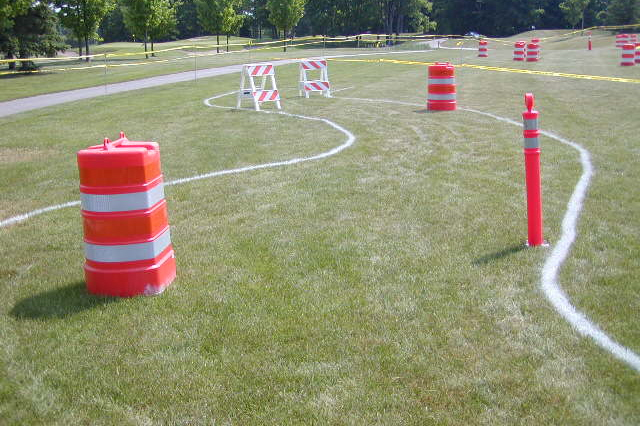
#> input picture vision/src/lane_detection_test/igvc_lanes.jpg, 640 x 426 px
$ python image_lane_detection_test.py
#> lines starting #> are read from the running program, lines starting #| are printed output that depends on the picture; after the words box and inside, x2 and y2 are one past the last pixel; in counts of white or black regions, pixels touching at a corner belong together
###This is a test for lane detection using a still image and openCV
## Created by: Daniel Diamont
## Created: 2/15/2018
## Last: 2/16/2018

## TODO:
# 1) Test this on different images
# 2) Select a capture rate that does not produce too much overhead (2-5 Hz)
# 3) Remove line drawing code
# 4) Merge mask operations to reduce time complexity

##import openCV packages, numpy, and timeit for testing
import cv2
import numpy as np
import timeit
import matplotlib.pyplot as plt


def compute_perspective_transform(binary_image):
    # Define 4 source and 4 destination points = np.float32([[,],[,],[,],[,]])
    shape = binary_image.shape[::-1]  # (width,height)
    w = shape[0]
    h = shape[1]
    transform_src = np.float32([[250, 100], [0, 150], [w, h], [600, 100]])
    transform_dst = np.float32([[0, 0], [0, h], [w, h], [w, 0]])
    M = cv2.getPerspectiveTransform(transform_src, transform_dst)
    return M


def apply_perspective_transform(binary_image, M, plot=False):
    warped_image = cv2.warpPerspective(
        binary_image,
        M, (binary_image.shape[1], binary_image.shape[0]),
        flags=cv2.INTER_NEAREST)  # keep same size as input image
    cv2.imshow('warp', warped_image)
    if (plot):
        # Ploting both images Binary and Warped
        f, (ax1, ax2) = plt.subplots(1, 2, figsize=(20, 10))
        ax1.set_title('Binary/Undistorted and Tresholded')
        ax1.imshow(binary_image, cmap='gray')
        ax2.set_title('Binary/Undistorted and Warped Image')
        ax2.imshow(warped_image, cmap='gray')
        plt.show()

    return warped_image


#Set margins for isolation of the color white
sensitivity = 20  #variable sensitivity value (can be tuned further down the line)
whiteLower = (0, 0, 255 - sensitivity)
whiteUpper = (255, sensitivity, 255)

#Read image
start = timeit.default_timer()  #clock algorithm start
img = cv2.imread('igvc_lanes.jpg')
#> img is the input picture: shape (426, 640, 3); mean B, G, R 114.6, 144.3, 145.5
img = cv2.resize(img, (640, 360))  #resize image to decrease overhead
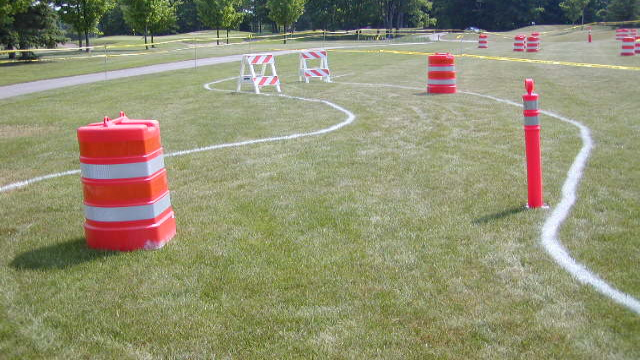
#> img: shape (360, 640, 3); mean B, G, R 114.4, 144.2, 145.4
#cv2.imshow('original',img)							#debugging

# Create the basic black image
white_rec = np.zeros(img.shape, dtype="uint8")
# Draw a white, filled rectangle on the mask image
cv2.rectangle(white_rec, (0, 100), (720, 500), (255, 255, 255), -1)
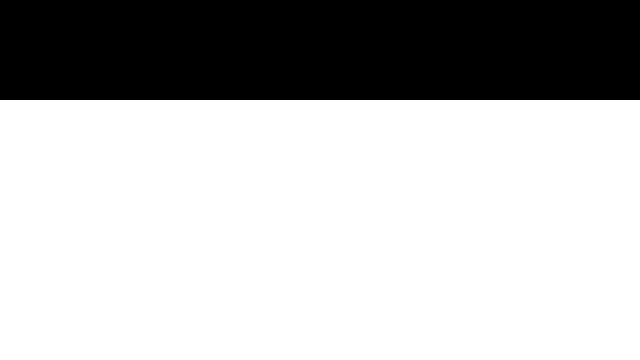
#> white_rec: shape (360, 640, 3); 72.2% white; 1 black region, box (x1, y1, x2, y2) and area: (0, 0, 640, 100) 64000

#cv2.imshow('white rectangle',white_rec)			#debugging

imgROI = cv2.bitwise_and(
    img, white_rec)  #get rid of the top part to decrease overhead (O(1))
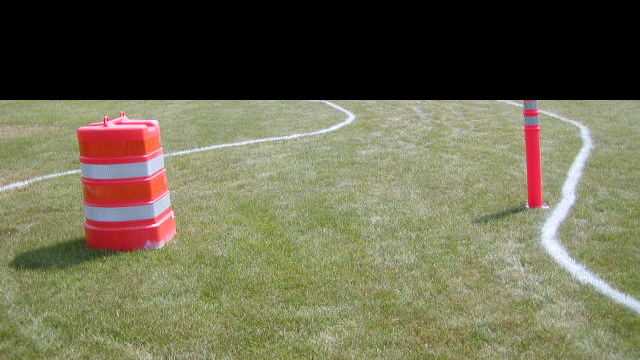
#> imgROI: shape (360, 640, 3); mean B, G, R 80.9, 106.4, 108.7
#cv2.imshow('masked img',imgROI)					#debugging

imgHSV = cv2.cvtColor(
    imgROI, cv2.COLOR_BGR2HSV
)  #change color scheme from BGR to HSV for easier color isolation (time complexity O(N^3)))
#> imgHSV: shape (360, 640, 3); mean H, S, V 30.2, 55, 112.7

# Create a image that filters out every color besides white
mask = cv2.inRange(imgHSV, whiteLower,
                   whiteUpper)  #time complexity estimate O(N^3)
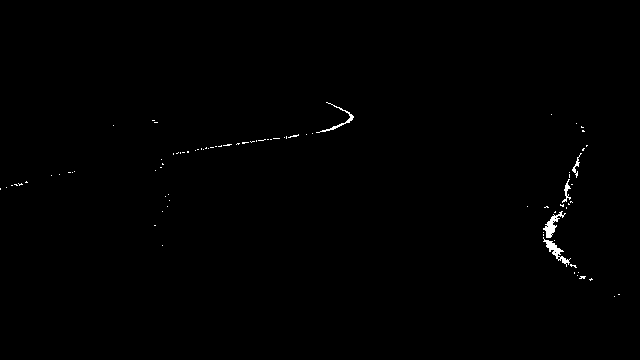
#> mask: shape (360, 640); 0.41% white; 85 white regions (80 under 20 px), largest, box (x1, y1, x2, y2) and area: (543, 237, 571, 267) 206, (543, 211, 566, 238) 204, (316, 102, 354, 133) 133, (562, 179, 571, 203) 73, (572, 153, 582, 178) 60

#helper variables for masking the part of the image immediately in front of the robot
rows = imgHSV.shape[0]
#> rows = 360
cols = imgHSV.shape[1]
#> cols = 640
offset = 50  #offset for drawing the polygon
mask_immediate_front = np.array(
    [[[cols / 5, rows / 2], [cols * 4 / 5, rows / 2], [cols - offset, rows],
      [offset, rows]]],
    dtype=np.int32)

cv2.fillPoly(mask, mask_immediate_front, 0)  #create the polygon on the mask
#cv2.imshow('mask',mask)							#debugging

res = cv2.bitwise_and(
    imgROI, imgROI, mask=mask
)  #apply the mask to the pre-processed image (time complexity O(1))
cv2.imshow('res', res)  #debugging code

warped_image = apply_perspective_transform(res,
                                           compute_perspective_transform(res))

#cv2.imshow('warp', warped_image)

#Select hysteresis thresholds for Canny edge detection algorithm
low_threshold = 100
high_threshold = 200

#run canny edge detection algorithm
edges = cv2.Canny(
    res, low_threshold, high_threshold
)  #notes: Convolutions using Fast Fourier Transform are O(n*log(n)).
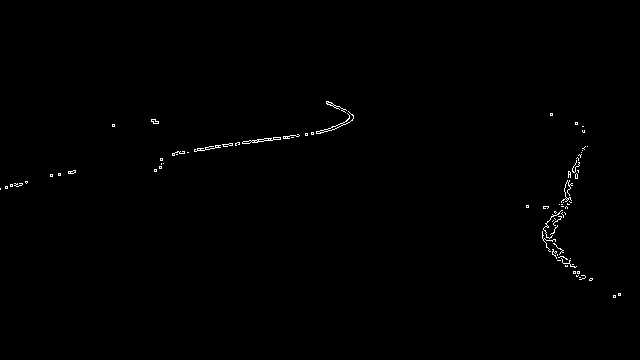
#> edges: shape (360, 640); 0.44% white in thin lines or dots, all inside (x1, y1, x2, y2) = (0, 101, 621, 298)
#		For an m by n image, complexity is O(mn(log(mn))).
#		This is the bottleneck in the pipeline
#cv2.imshow('edges',edges)							#debugging code

#Select parameters for probabilistic Hough lines transform
rho = 1  # distance resolution in pixels of the Hough grid
theta = np.pi / 180  # angular resolution in radians of the Hough grid
threshold = 15  # minimum number of votes (intersections in Hough grid cell)
min_line_length = 20  # minimum number of pixels making up a line
max_line_gap = 50  # maximum gap in pixels between connectable line segments
line_image = np.copy(res) * 0  # creating a blank to draw lines on
#> line_image: shape (360, 640, 3); every value is 0

# Run Hough on edge detected image
# Output "lines" is an array containing endpoints of detected line segments **** NOTE: "Navigation" will use these data points ****
lines = cv2.HoughLinesP(edges, rho, theta, threshold, np.array([]),
                        min_line_length, max_line_gap)
#> lines = 27 rows, first 6: [172, 155, 331, 130], [176, 154, 276, 137], [546, 243, 585, 146], [326, 101, 349, 116], [5, 186, 75, 172], [526, 206, 581, 279]

stop = timeit.default_timer()  #clock algorithm end

#for demo purposes...
#iterate through to create the Hough lines on top of the data set returned by the Hough transform
if (lines is not None):
    for line in lines:
        for x1, y1, x2, y2 in line:
            cv2.line(line_image, (x1, y1), (x2, y2), (255, 50, 50), 5)
#> this loop made 27 passes
#> line on passes 1 to 12: [[172, 155, 331, 130]], [[176, 154, 276, 137]], [[546, 243, 585, 146]], [[326, 101, 349, 116]], [[5, 186, 75, 172]], [[526, 206, 581, 279]], [[50, 175, 75, 171]], [[549, 251, 569, 171]], [[175, 152, 265, 138]], [[317, 133, 352, 119]], [[544, 241, 579, 154]], [[546, 247, 592, 278]]
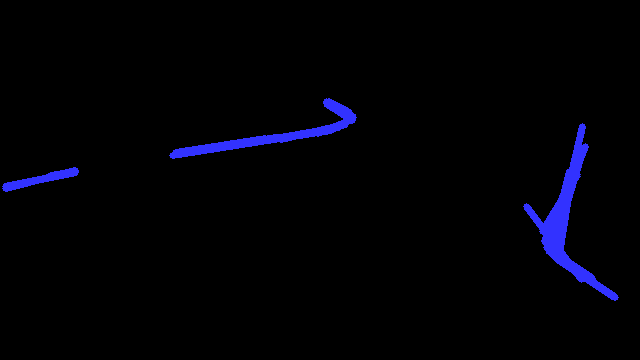
#> line_image: shape (360, 640, 3); mean B, G, R 6.3, 1.2, 1.2

#add the lines on top of the original image for display
lines_edges = cv2.addWeighted(img, 0.8, line_image, 1, 0)
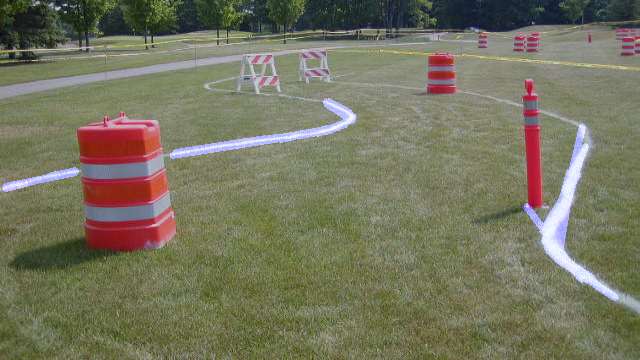
#> lines_edges: shape (360, 640, 3); mean B, G, R 94, 116.6, 117.5

#cv2.imshow('hough image', res)							# debugging code
#cv2.imshow(
#    'Lane Detection',
#    lines_edges)  # display original image with lanes detected and overlayed

time = str((stop - start) * 1000)
print(time + ' ms')

cv2.waitKey(0)
cv2.destroyAllWindows()
